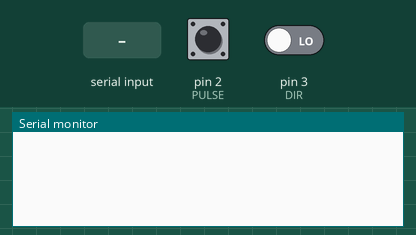
A sketch run on a simulated Arduino Uno, built with avr-gcc and run on an emulated ATmega328P. Shown: the last lines printed to the serial monitor. The test bench sets the inputs (shaded band); at power-on: pin 2 (PULSE) LOW, pin 3 (DIR) LOW.

Above: at 1.2 s.
1.3 s: "C" received over Serial
At 1.9 s:
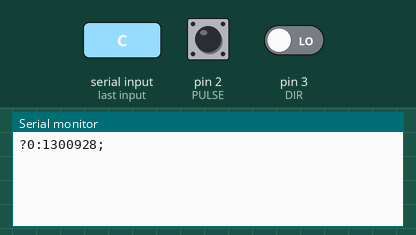
3.5 s: pin 2 (PULSE) pulled HIGH for 0.15 s
At 4.9 s:
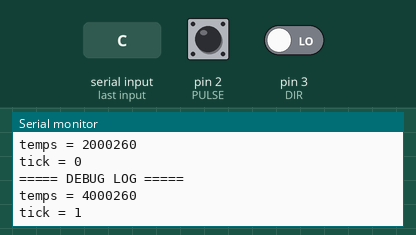
5.1 s: pin 2 (PULSE) pulled HIGH for 1 s
At 7.1 s:
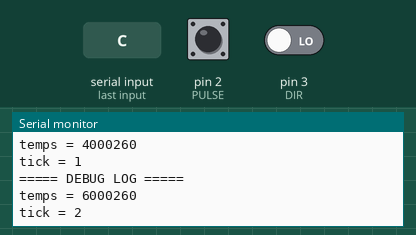
Timing chart, 0 to 8.6 s (numbered marks = the images above; inputs shaded):
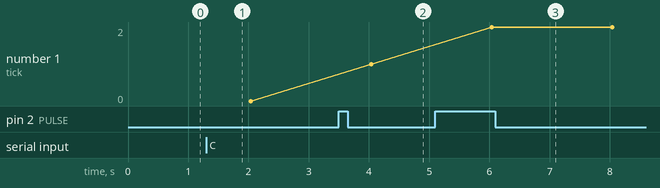

Measured:
- after the input at 1.3 s, the serial monitor: prints a new line at once (image 1)
- after the input at 3.5 s, the serial monitor: prints a new line after 0.54 s (image 2)
- after the input at 5.1 s, the serial monitor: prints a new line after 0.94 s (image 3)
- plotted number 1: 0 → 1 after the input at 3.5 s, 1 → 2 after the input at 5.1 s

The sketch:

encoder_test.ino
```cpp
#include <FlexiTimer2.h>


/**
 * Test encodeur
 *
 * Amélioration:
 * Rajoute de digitalWriteFast pour permettre la lecture rapide lors de l'interpution (digitalWrite() 6280nS  vs  digitalWriteFast() 125nS.)
 *  permet d’améliorer la rapidité de lecture et d’écriture des entrées digitales pour minimiser le temps passé dans la routine d’interruption
 */
const int PULSE = 2;
const int DIR = 3;

volatile long temps; // déclaration variable volatile = stockée en RAM
volatile long tick; // tick codeur

#define CANDENCE_MS_LOG 2000    // 2s

void setup() {
  Serial.begin(9600);
  pinMode(PULSE, INPUT);
  pinMode(DIR, INPUT);
  attachInterrupt(digitalPinToInterrupt(PULSE), read_rotary, RISING);

  reset();

  //Logger debug purpose
  FlexiTimer2::set(CANDENCE_MS_LOG, 1/1000., loggerDebug);  // rés 1ms);
  FlexiTimer2::start();
}

void loop() {

  raspSerial();
}
// appel à cette fonction quand y a une pulse (interpution sur la broche 0 (D2)

// On regarde l'état de la direction lorsqu'il y a des impulsations,
//  quand l'état de la direction est au niveau HAUT on décrémente le tick (sens inverse),
//  et dans le cas contraire on inrémente

// read bit on DIR on D3
void read_rotary(void)   {
  if (digitalRead(DIR) == HIGH) tick--;
    else tick++;
}

// reset
void reset() {
  tick = 0;
  temps = micros();
}

// debugger
void loggerDebug() {
  Serial.println("===== DEBUG LOG =====");
  temps = micros();
  Serial.print("temps = ");
  Serial.println(temps);
  Serial.print("tick = ");
  Serial.println(tick);
}

// récupérer des données par la rasp
void raspSerial() {
 if (Serial.available())
  {
    int data = Serial.read();
    switch (data)
    {
        case 'C' :
          temps = micros();
          Serial.print("?");
          Serial.print(tick);
          Serial.print(":");
          Serial.print(temps);
          Serial.println(";");
          break;
        case 'R' :
           reset();
           break;
     }
  }
}
```
